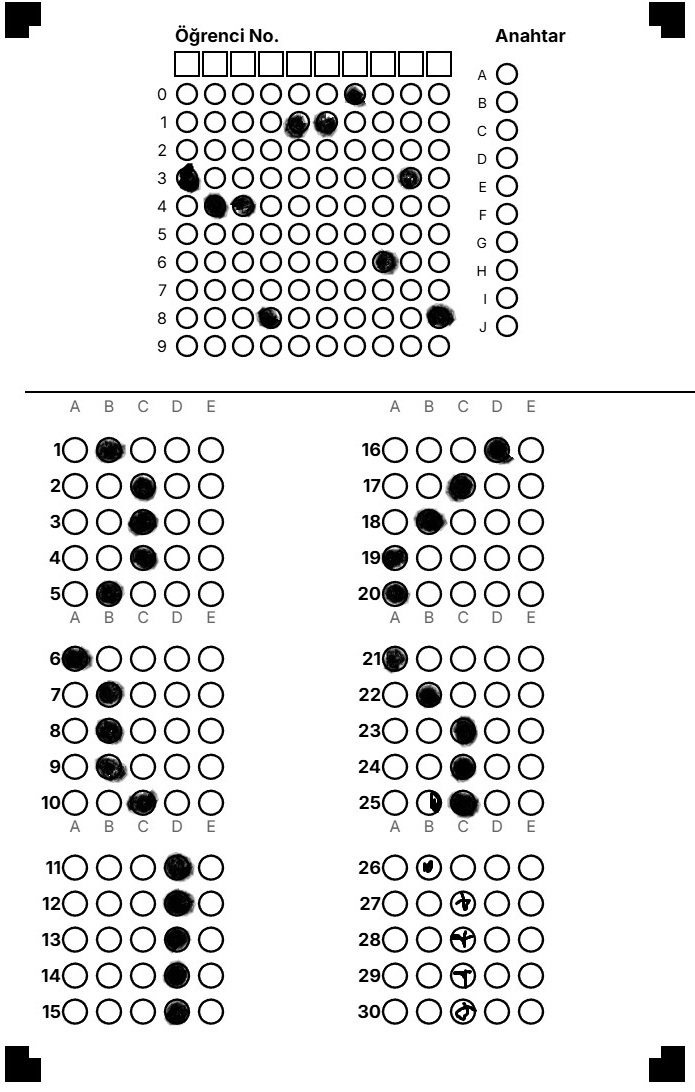
#> input picture benchmarks/input/filled-base.png, 695 x 1092 px
$ python process_variations.py
#> lines starting #> are read from the running program, lines starting #| are printed output that depends on the picture; after the words box and inside, x2 and y2 are one past the last pixel; in counts of white or black regions, pixels touching at a corner belong together
"""
Playwright kullanmadan OMR benchmark sonuçlarını doldurmak için OpenCV tabanlı hızlı okuyucu.
- filled-base.png'yi cevap anahtarı olarak kullanır (en yüksek skorlu şıkkı anahtar kabul eder)
- benchmarks/output içindeki tüm PNG varyasyonlarını okur
- benchmarks/results.csv dosyasını Dogru/Yanlis/Bos/Coklu/SupheliFlag/MarkerOK/OgrNoOK alanlarıyla doldurur

Not: Bu, tarayıcıdaki OMR ile aynı olmayabilir ama hızlı bir benchmark doldurucusudur.
"""
import csv
import math
from dataclasses import dataclass
from pathlib import Path
from typing import Dict, List, Optional, Tuple

import cv2
import numpy as np

ROOT = Path(__file__).resolve().parent.parent
BASE_IMG = ROOT / "benchmarks/input/filled-base.png"
RESULTS_CSV = ROOT / "benchmarks/results.csv"

MARKER_OFFSET = 5
MARKER_SIZE = 18
MARKER_INNER = 6
FILL_ROI_SCALE = 1.04
FILL_MASK_RATIO = 0.32
BLANK_GUARD = 0.18
THRESHOLD = 0.20


@dataclass
class Choice:
    option: str
    x: float
    y: float
    width: float
    height: float


@dataclass
class Question:
    number: int
    choices: List[Choice]


@dataclass
class Layout:
    width: int
    height: int
    questions: List[Question]


def generate_layout() -> Layout:
    cfg = {
        "questionCount": 30,
        "choiceCount": 5,
        "columnCount": 2,
        "studentDigits": 10,
        "formWidth": 350,
        "formHeight": 550,
        "bubbleSize": 14,
        "rowGap": 4,
        "headerRepeat": 5,
    }
    margin = 15
    bubble_size = cfg["bubbleSize"]
    bubble_r = bubble_size / 2
    bubble_gap = bubble_size + 3
    row_h = bubble_size + cfg["rowGap"]

    questions_per_col = math.ceil(cfg["questionCount"] / cfg["columnCount"])
    column_width = (cfg["formWidth"] - margin * 2) / cfg["columnCount"]

    # Header heights (student + answer key)
    qr_size = 60
    digit_bubble_size = min(cfg["bubbleSize"] - 2, 12)
    digit_gap = digit_bubble_size + 2
    student_start_x = margin + qr_size + 15
    student_start_y = margin + 10
    header_height = 20 + 10 * (digit_bubble_size + 2) + 15
    y_start = student_start_y + header_height + 10

    layout_questions: List[Question] = []
    letters = list("ABCDE")[: cfg["choiceCount"]]
    header_repeat = cfg["headerRepeat"]

    for col in range(cfg["columnCount"]):
        col_x = margin + col * column_width
        label_start_x = col_x + 25
        extra_offset = 0
        for q_idx in range(questions_per_col):
            q_num = col * questions_per_col + q_idx + 1
            if q_num > cfg["questionCount"]:
                break
            if q_idx > 0 and q_idx % header_repeat == 0:
                extra_offset += row_h * 0.8
            q_y = y_start + 12 + q_idx * row_h + extra_offset
            choices: List[Choice] = []
            for c, letter in enumerate(letters):
                bx = label_start_x + c * bubble_gap
                choices.append(
                    Choice(
                        option=letter,
                        x=bx / cfg["formWidth"],
                        y=(q_y + bubble_r) / cfg["formHeight"],
                        width=bubble_size / cfg["formWidth"],
                        height=bubble_size / cfg["formHeight"],
                    )
                )
            layout_questions.append(Question(number=q_num, choices=choices))
    return Layout(width=cfg["formWidth"], height=cfg["formHeight"], questions=layout_questions)


def detect_markers(binary: np.ndarray) -> Optional[Dict[str, Tuple[float, float]]]:
    contours, _ = cv2.findContours(binary, cv2.RETR_EXTERNAL, cv2.CHAIN_APPROX_SIMPLE)
    img_area = binary.shape[0] * binary.shape[1]
    candidates = []
    for cnt in contours:
        area = cv2.contourArea(cnt)
        if area < img_area * 0.0003 or area > img_area * 0.02:
            continue
        x, y, w, h = cv2.boundingRect(cnt)
        aspect = w / h
        if 0.5 < aspect < 2:
            hull = cv2.convexHull(cnt)
            solidity = area / cv2.contourArea(hull)
            if solidity > 0.6:
                candidates.append({"center": (x + w / 2, y + h / 2)})
    if len(candidates) < 4:
        return None

    cx, cy = binary.shape[1] / 2, binary.shape[0] / 2
    corners = {"tl": None, "tr": None, "bl": None, "br": None}
    dists = {"tl": 1e9, "tr": 1e9, "bl": 1e9, "br": 1e9}
    for c in candidates:
        x, y = c["center"]
        left, top = x < cx, y < cy
        dist = lambda X, Y: math.hypot(x - X, y - Y)
        if left and top and dist(0, 0) < dists["tl"]:
            dists["tl"] = dist(0, 0)
            corners["tl"] = c["center"]
        if not left and top and dist(binary.shape[1], 0) < dists["tr"]:
            dists["tr"] = dist(binary.shape[1], 0)
            corners["tr"] = c["center"]
        if left and not top and dist(0, binary.shape[0]) < dists["bl"]:
            dists["bl"] = dist(0, binary.shape[0])
            corners["bl"] = c["center"]
        if not left and not top and dist(binary.shape[1], binary.shape[0]) < dists["br"]:
            dists["br"] = dist(binary.shape[1], binary.shape[0])
            corners["br"] = c["center"]

    if any(v is None for v in corners.values()):
        return None
    return corners  # type: ignore


def warp(img: np.ndarray, corners, layout: Layout) -> np.ndarray:
    w, h = layout.width, layout.height
    mc = MARKER_OFFSET + MARKER_SIZE / 2
    src = np.float32(
        [corners["tl"], corners["tr"], corners["br"], corners["bl"]]
    )
    dst = np.float32(
        [
            [mc, mc],
            [w - mc, mc],
            [w - mc, h - mc],
            [mc, h - mc],
        ]
    )
    M = cv2.getPerspectiveTransform(src, dst)
    return cv2.warpPerspective(img, M, (w, h))


def score_bubbles(binary: np.ndarray, question: Question) -> List[Tuple[str, float]]:
    h, w = binary.shape[:2]
    scores = []
    for c in question.choices:
        roi_w = int(round(c.width * w * FILL_ROI_SCALE))
        roi_h = int(round(c.height * h * FILL_ROI_SCALE))
        x = max(0, int(round(c.x * w - roi_w / 2)))
        y = max(0, int(round(c.y * h - roi_h / 2)))
        roi_w = min(roi_w, w - x)
        roi_h = min(roi_h, h - y)
        if roi_w <= 0 or roi_h <= 0:
            scores.append((c.option, 0.0))
            continue
        roi = binary[y : y + roi_h, x : x + roi_w]
        r = int(min(roi_h, roi_w) * FILL_MASK_RATIO)
        mask = np.zeros_like(roi, dtype=np.uint8)
        cv2.circle(mask, (roi_w // 2, roi_h // 2), r, 255, -1)
        masked = cv2.bitwise_and(roi, mask)
        mask_area = cv2.countNonZero(mask)
        score = cv2.countNonZero(masked) / mask_area if mask_area else 0.0
        scores.append((c.option, score))
    return scores


def read_form(img_path: Path, layout: Layout, answer_key: Optional[Dict[int, str]] = None):
    img = cv2.imread(str(img_path))
#> img is the input picture: shape (1092, 695, 3); min 0, max 255, mean 231.3
    if img is None:
        return {"error": "image read fail"}
    gray = cv2.cvtColor(img, cv2.COLOR_BGR2GRAY)
    blur = cv2.GaussianBlur(gray, (5, 5), 0)
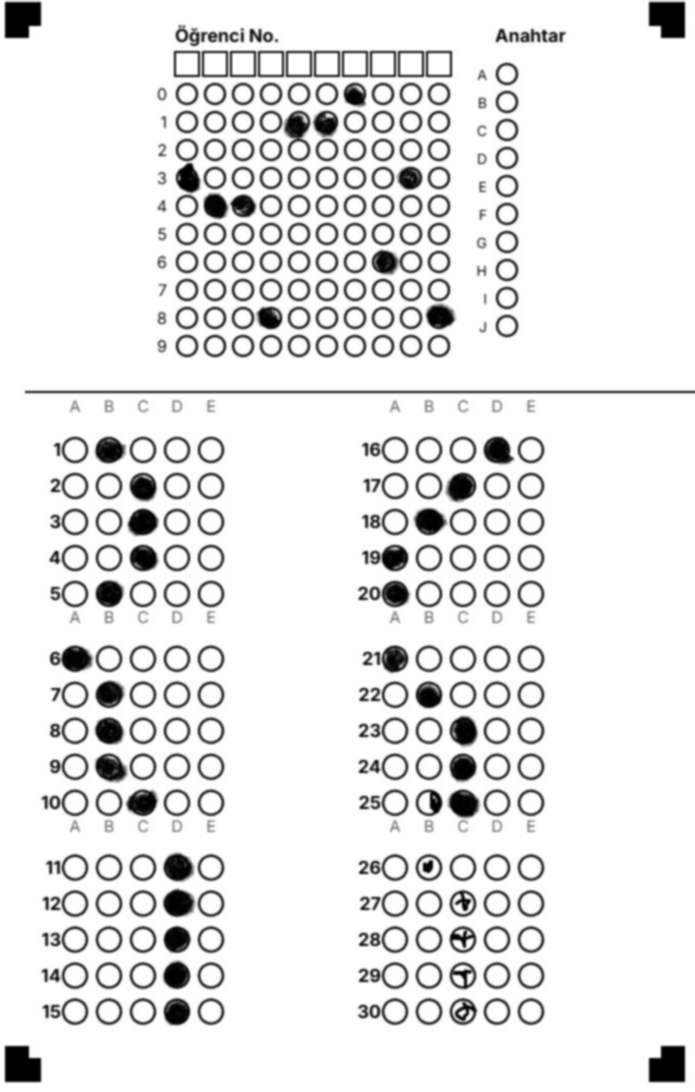
#> blur: shape (1092, 695); min 0, max 255, mean 231.3
    binary = cv2.adaptiveThreshold(
        blur, 255, cv2.ADAPTIVE_THRESH_GAUSSIAN_C, cv2.THRESH_BINARY_INV, 11, 2
    )
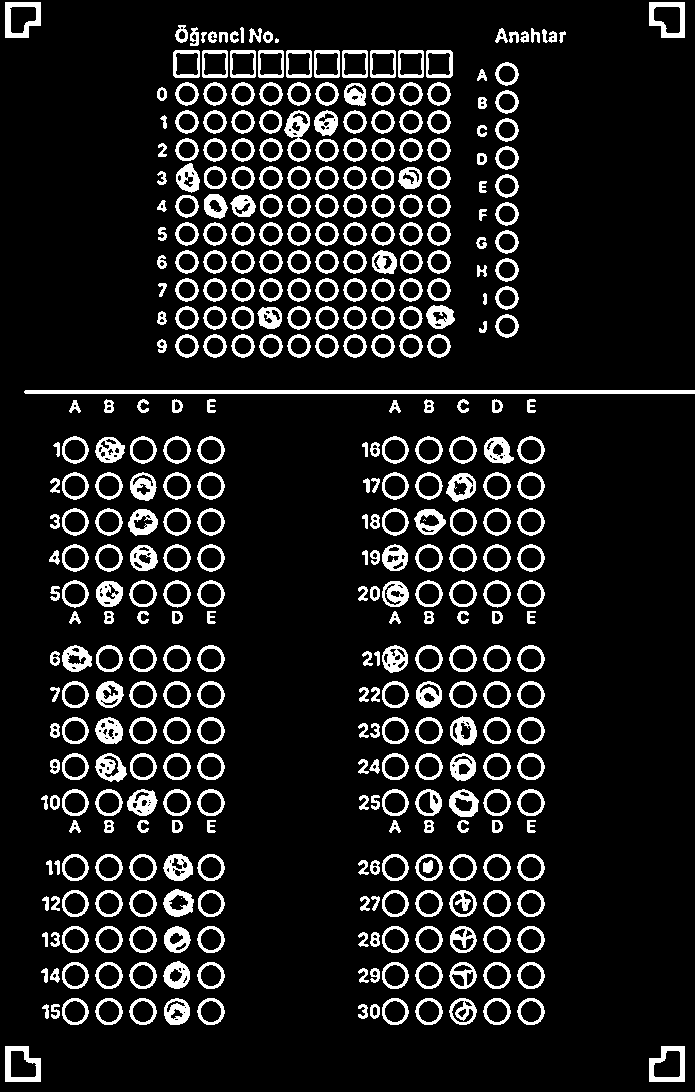
#> binary: shape (1092, 695); 11.5% white; 395 white regions (4 under 20 px)
    corners = detect_markers(binary)
#> in detect_markers, `contours, _ = cv2.findContours(binary, cv2.RETR_EXTERNAL, cv2.CHAIN_AP..`: contours = 391 contours, 1 with area under 20; largest, box (x1, y1, x2, y2) and area: (24, 390, 695, 394) 2009, (649, 1046, 685, 1082) 1082, (5, 1046, 41, 1082) 1082, (649, 2, 685, 38) 1082, (5, 2, 41, 38) 1082
#> the loop in detect_markers, `for cnt in contours:` made 391 passes
#> (area, x, y, w, h, aspect, solidity) on passes 1, 2, 7, 8, 9, 10, 11, 12, 13, 14, 15, 16: (1081.5, 649, 1046, 36, 36, 1, 0.938), (1081.5, 5, 1046, 36, 36, 1, 0.938), (546.5, 517, 998, 28, 27, 1.04, 0.977), (545, 483, 998, 28, 27, 1.04, 0.979), (542.5, 449, 998, 28, 27, 1.04, 0.975), (546, 415, 998, 28, 27, 1.04, 0.98), (541, 382, 998, 27, 27, 1, 0.984), (546.5, 197, 998, 28, 27, 1.04, 0.977), (530.5, 164, 998, 26, 27, 0.963, 0.981), (544.5, 129, 998, 28, 27, 1.04, 0.975), (546, 95, 998, 28, 27, 1.04, 0.98), (541, 62, 998, 27, 27, 1, 0.984)
#> area on passes 3, 4, 5, 6, 17, 18: 106.5, 63, 59, 41, 86, 59.5
#> after the loop in detect_markers, `for cnt in contours:`: candidates = 273 items
#> the loop in detect_markers, `for c in candidates:` made 273 passes
#> c on passes 28 to 30: {'center': (211, 939.5)}, {'center': (177.5, 939.5)}, {'center': (143, 939.5)}
    if not corners:
        return {"error": "marker not found"}
    warped = warp(img, corners, layout)
#> in warp, `return cv2.warpPerspective(img, M, (w, h))`:
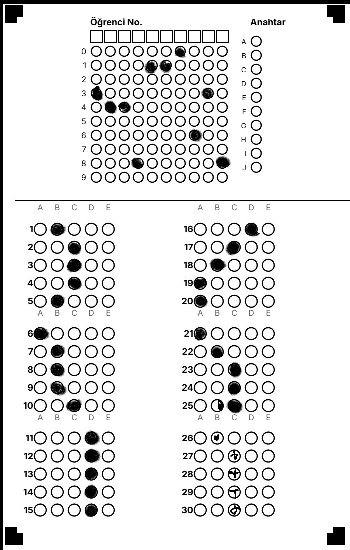
#> returned value: shape (550, 350, 3); min 0, max 255, mean 227.6
    w_gray = cv2.cvtColor(warped, cv2.COLOR_BGR2GRAY)
    w_blur = cv2.GaussianBlur(w_gray, (5, 5), 0)
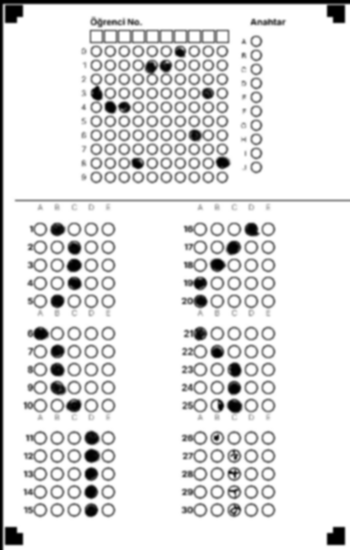
#> w_blur: shape (550, 350); min 0, max 255, mean 227.6
    w_bin = cv2.adaptiveThreshold(
        w_blur, 255, cv2.ADAPTIVE_THRESH_GAUSSIAN_C, cv2.THRESH_BINARY_INV, 11, 2
    )
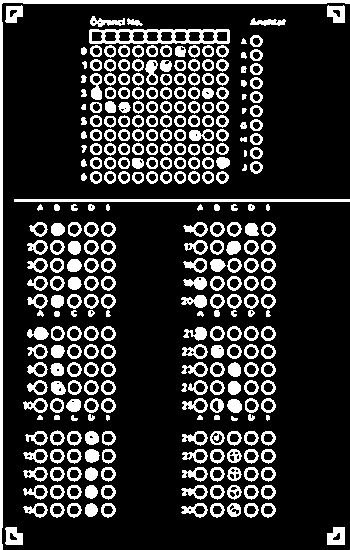
#> w_bin: shape (550, 350); 18.8% white; 318 white regions (1 under 20 px), largest, box (x1, y1, x2, y2) and area: (0, 0, 350, 550) 2966, (89, 29, 230, 44) 1168, (14, 199, 350, 202) 1008

    perq = []
    correct = wrong = blank = multi = 0
    key_result: Dict[int, str] = {}
    for q in layout.questions:
        scores = score_bubbles(w_bin, q)
        max_score = max(s for _, s in scores)
        if max_score < BLANK_GUARD:
            marked = "-"
            status = "Boş"
            blank += 1
        else:
            filled = [(opt, s) for opt, s in scores if s >= THRESHOLD]
            if len(filled) > 1:
                multi += 1
                marked = max(filled, key=lambda x: x[1])[0] + "*"
                status = "Çoklu"
            elif len(filled) == 1:
                marked = filled[0][0]
                status = "İşaretli"
            else:
                # Seçilen yok ama yüksek bir aday varsa al
                best = max(scores, key=lambda x: x[1])
                if best[1] > 0.05:
                    marked = best[0]
                    status = "İşaretli"
                else:
                    marked = "-"
                    status = "Boş"
                    blank += 1
        key_result[q.number] = marked.replace("*", "")
        if answer_key:
            key = answer_key.get(q.number)
            if marked == "-" or not key:
                blank += 0
            elif key == marked.replace("*", ""):
                correct += 1
                status = "Doğru"
            else:
                wrong += 1
                status = "Yanlış"
        perq.append({"q": q.number, "marked": marked, "status": status, "maxScore": f"{max_score:.2f}"})

    return {
        "correct": correct,
        "wrong": wrong,
        "blank": blank,
        "multi": multi,
        "perQuestion": perq,
        "answerKey": key_result,
        "marker_ok": True,
    }


def main():
    layout = generate_layout()
    if not BASE_IMG.exists():
        raise SystemExit(f"Base image yok: {BASE_IMG}")
    base = read_form(BASE_IMG, layout, answer_key=None)
    if "error" in base:
        raise SystemExit(f"Base okuma hatası: {base['error']}")
    answer_key = base["answerKey"]

    # results.csv oku
    rows = []
#> (the run stopped early here; a loop or call above may not have finished)
